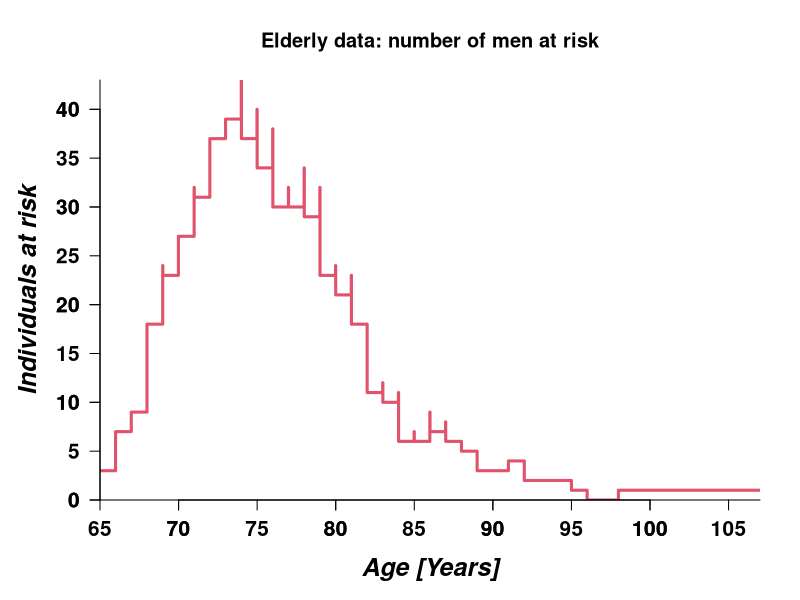

Write the R code that produced this figure. (Note: this script raises an error after producing the figure.)
setwd("/home/ajo/gitRepos/lifetime/Exercises2")
data <- read.csv("Elderly.txt") # hard to manage.
# Made an Elderly2.txt, where the rows with text have been removed. 
d <- read.table("Elderly2.txt")
colnames(d) <- c("AgeEntry", "AgeExit", "Ind")
str(d)
head(d)
summary(d)

# a) Explain why the data are left-truncated. Explained in pdf-document. 

# b) Draw the number of people at risk of dying as a function of age.
Times <- seq(min(d$AgeEntry), max(d$AgeExit), 0.01)
Nrisk <- numeric(length(Times))
for (i in 1:length(Times)) {
  Nrisk[i] <- with(d, sum(AgeEntry <= Times[i] & AgeExit >= Times[i]))

}


par(las = 1, font = 2, font.axis = 2, font.lab = 4, xaxs = "i", yaxs = "i",
    mar = c(5, 5, 4, 2), bty = "l", cex.lab = 1.5, cex.axis = 1.25)
plot(65 + Times, Nrisk, type = "S", lwd = 3, xlab = "Age [Years]",
     ylab = "Individuals at risk", bty = "n", col = 2,
    yaxs = "i", xaxs = "i")
axis(1, at = seq(65, 45+65, 5))
axis(2, at = seq(0, 45, 5))
title("Elderly data: number of men at risk")
#legend("left", c("Men"), col = 2, lwd = 3, bty = "n")


# c) Conditional survival functions.
# Translation in x to make the next tasks a bit easier.
d2 <- d
d2$AgeEntry <- d2$AgeEntry + 65
d2$AgeExit <- d2$AgeExit + 65

sub70 <- subset(d2, AgeExit > 70)
sub85 <- subset(d2, AgeExit > 85)

sch70 <- survfit(Surv(AgeEntry, AgeExit, Ind) ~ 1, sub70)
sch85 <- survfit(Surv(AgeEntry, AgeExit, Ind) ~ 1, sub85)
summary(sch70)
summary(sch85)

# 2nd step: Graph
par(las = 1, font = 2, font.axis = 2, font.lab = 4, xaxs = "i", yaxs = "i",
    mar = c(5, 5, 4, 2), bty = "l", cex.lab = 1.5, cex.axis = 1.25)
plot(sch70, conf.int = F, lwd = 2, col = "red", lty = 1, xlab = "Age [Years]",
     ylab = expression(bolditalic(hat(S)(t))), xlim = c(65, 108), ylim = c(0,1))
lines(sch85, conf.int = F, lwd = 2, col = "blue", lty = 2)
axis(1, at = seq(65, 105, 5))
axis(2, at = seq(0, 1, 0.1))
title("Conditional survival functions of men older than 70 and 85 years")
legend("bottomleft", legend = c(" > 70", " > 85"),
       col = c("red", "blue"), lty = c(1, 2), lwd = 2, bty = "n")

# d) Corresponding probabilites of surviving 90 years when ignoring truncation.

# AgeEntry is not used (do not take truncation into account)
sch70.nontrunc <- survfit(Surv(AgeExit, Ind) ~ 1, sub70)
sch85.nontrunc <- survfit(Surv(AgeExit, Ind) ~ 1, sub85)

summary(sch70.nontrunc)
summary(sch85.nontrunc)

par(las = 1, font = 2, font.axis = 2, font.lab = 4, xaxs = "i", yaxs = "i",
    mar = c(5, 5, 4, 2), bty = "l", cex.lab = 1.5, cex.axis = 1.25)
plot(sch70, conf.int = F, lwd = 2, col = "red", lty = 1, xlab = "Age [Years]",
     ylab = expression(bolditalic(hat(S)(t))), xlim = c(65, 108), ylim = c(0,1))
lines(sch85, conf.int = F, lwd = 2, col = "blue", lty = 1)
lines(sch70.nontrunc, conf.int = F, lwd = 2, col = "red", lty = 2)
lines(sch85.nontrunc, conf.int = F, lwd = 2, col = "blue", lty = 2)
axis(1, at = seq(65, 105, 5))
axis(2, at = seq(0, 1, 0.1))
title("Conditional survival functions of men older than 70 and 85 years")
legend("bottomleft", legend = c(" > 70", " > 85", " > 70 non-trunc", " > 85 non-trunc"),
       col = c("red", "blue", "red", "blue"), lty = c(1, 1, 2, 2), lwd = 2, bty = "n")
